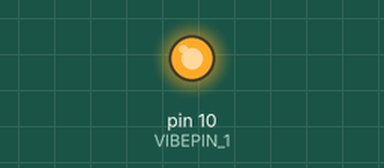
Recording of a sketch running on a simulated Arduino Uno, built with avr-gcc and run on an emulated ATmega328P. Shown: output pins drawn as LEDs (lit = HIGH).

Above: at 3.5 s.
At 6.7 s:
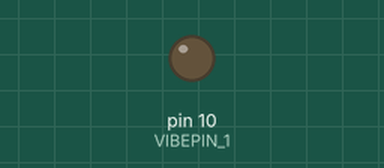
Timing chart, 0 to 9.5 s (numbered marks = the images above):
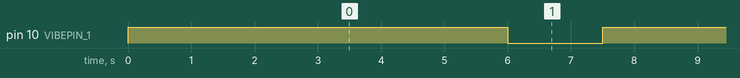

Measured:
- by itself, pin 10 (VIBEPIN_1): alternates HIGH for 5.0 s and LOW for 1.5 s

The sketch:

nonBlockingVibe.ino
```cpp
// Vibrator settings
int VIBEPIN_1 = 10;
unsigned long vibeStartTime = 0;
unsigned long vibeCurrentTime = 0;
int vibeTime = 75; // ms for vibe to last

void setup() {
  // put your setup code here, to run once:
  pinMode(VIBEPIN_1, OUTPUT);
  digitalWrite(VIBEPIN_1, HIGH);
  delay(1000);
  vibrate();
//  vibrate();
}

void loop() {
  // put your main code here, to run repeatedly:
//  vibrate();
  digitalWrite(VIBEPIN_1, HIGH);
  delay(5000);
  stopvibrate();

//  digitalWrite(VIBEPIN_1, HIGH);
//  delay(vibeTime);
//  digitalWrite(VIBEPIN_1, LOW);
//  delay(500);
}

void vibrate(){
//  if(vibeCurrentTime - vibeStartTime >= vibeTime){
    digitalWrite(VIBEPIN_1, HIGH);
    vibeStartTime = millis();
//  }
}

void stopvibrate(){
  vibeCurrentTime = millis();
  if(vibeCurrentTime - vibeStartTime >= vibeTime){
    digitalWrite(VIBEPIN_1, LOW);
    delay(1500);
  }
}
```
